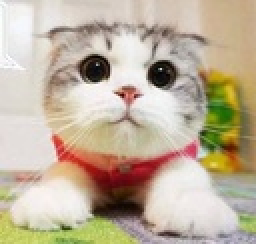
%> input picture cat.jpg, 128 x 122 px, shrunk from 217 x 207 before the run (shown 2 times larger)
$ octave Second2.m   (GNU Octave 9; MATLAB toolbox functions it lacks are replaced by stand-ins)
%> lines starting %> are read from the running program, lines starting %| are printed output that depends on the picture
x = double(rgb2gray(imread('cat.jpg')));
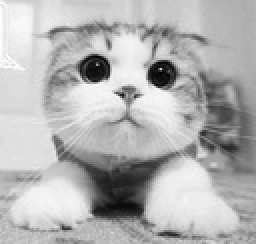
%> x: size 122x128 double (shown 2 times larger); min 2, max 255, mean 179.1
[h w] = size(x);
%> h = 122; w = 128
subplot(3,3,1);
imshow(x,[]);
title('原始图像');
for k=1:8
%> this loop made 8 passes; what is shown inside it comes from the first
 for i=1:h
     for j=1:w
      tmp(i,j) = bitget(x(i,j),k);%bitget函数首先将X(i,j)处灰度值分解为二进制串，然后取第k位
     end
 end
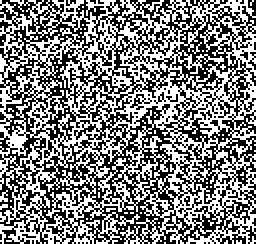
%> tmp: size 122x128 logical (shown 2 times larger); 50.1% white; black in thin lines or dots
 subplot(3,3,k+1);
 imshow(tmp,[]);
 ind = num2str(k);
 imti = ['第',ind,'个位平面'];
 title(imti);
end
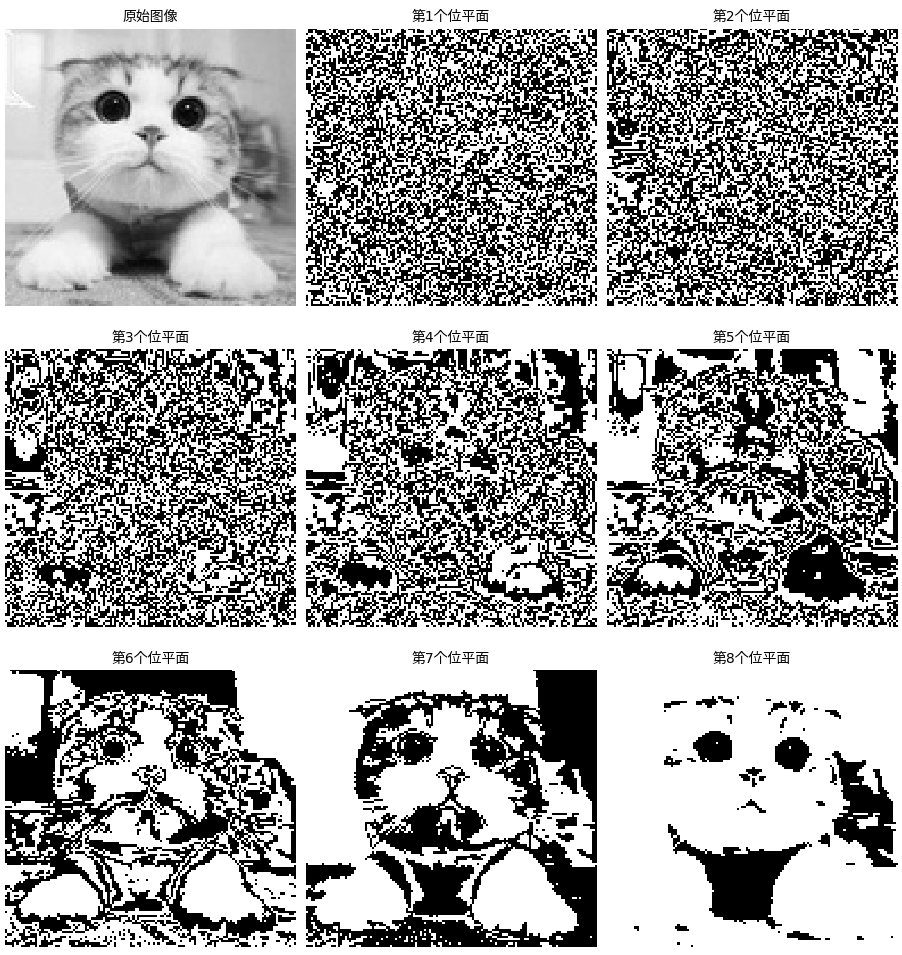
%> figure redrawn from the program's plot data, 9 panels
